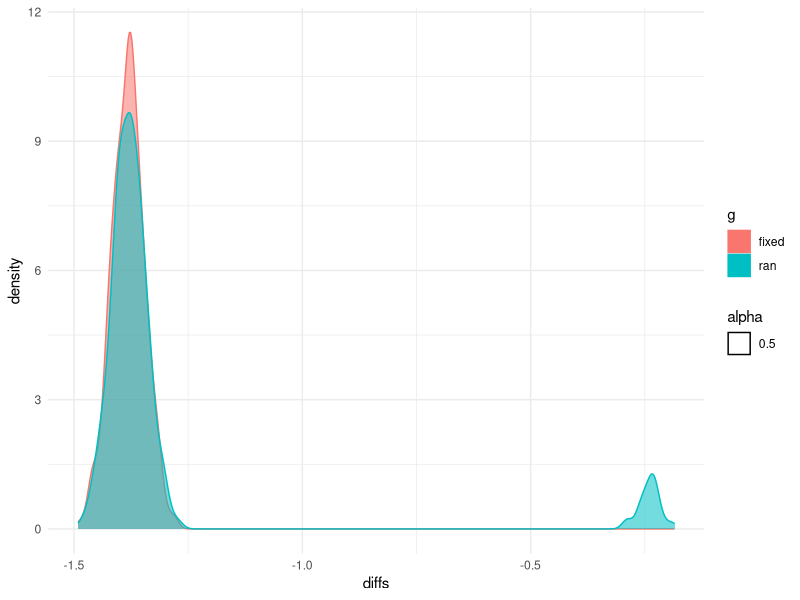

The R source for this figure:
## ---- chunk 1
knitr::opts_chunk$set(echo = F)
library(mvtnorm)
library(tidyverse)
library(knitr)
## ---- chunk 2
### simulate data 
### 2 covariates, A_0 has a direct effect on one but not the other
### y depends on the last measured treatment and X1

set.seed(3)
n = 1000
u = rnorm(n, mean = 0, sd = 2)
Z1 = rnorm(n)
X1 = rnorm(n)

A1 = rbinom(n, 1, prob = plogis(Z1 + X1)) # higher probability of treatment when X's are >

Z2 = rnorm(n, mean = 0.8 * Z1 + u)
X2 = rnorm(n, mean = 0.7 * X1 - A1 + u) # responds to treatment

A2 = rbinom(n, 1, prob = plogis(Z2 + X2)) # higher probability of treatment when X's are >

Y = rnorm(n, mean = 0.7 * X2 - A2 + u)

dat = data.frame(Z1, Z2, X1, X2, A1, A2, Y)
## ---- chunk 3
# Gibbs sampler for new parameter values
# input: old parameter values (theta, gamma, beta, sigsq), data (design, response)
# output: list of new sampled values for each parameter

sample.new = function(theta.old, gamma.old, beta.old, sigsq.old, design, resp) {
  
  p = ncol(design)
  # sample new theta
  # assumption: U(0,1) prior on theta/ binomial distribution on gamma (beta - binomial)
  
  theta.new = rbeta(1, shape1 = sum(gamma.old) + 1  ,shape2 = p - sum(gamma.old) + 1)

  # sample new gamma 
  # assumption: independent elements, fixed nu_0, nu_1

  pg = rep(0,p) # hold the gamma probabilities
  
  for(pred in 1:p) {
    a = (theta.new * dnorm(beta.old[pred],mean = 0, sd = nu_1))
    b = (1-theta.new) * dnorm(beta.old[pred],mean = 0, sd = nu_0)
    pg[pred] = a/(a+b)
  }
  
  gamma.new = rbinom(p, 1, prob = pg) # now, sample based on posterior probabilities
  
  # sample new beta
  # assume scale mixture prior and normal likelihood for response with sigma = sigma^2 * I
  M = (t(design) %*% design)*sigsq.old^-1 + diag(ifelse(gamma.new == 1, 1/nu_1, 1/nu_0)) 
  Minv = solve(M)
  meanvec = sigsq.old^-1 * Minv %*% t(design) %*% resp
  beta.new = rmvnorm(1, mean = meanvec, sigma = Minv)
  
  # sample new sigsq
  # assumptions: IG(.5, .5) prior on sigsq
  ss = sum ( (resp - design %*% array(beta.new, dim=p) )^2 )
  n = length(resp)
  sigsq.new = rgamma(1, (n+1)/2, (ss+1)/2)
  
  
  return(list(theta.new=theta.new, 
              gamma.new=gamma.new, 
              beta.new=beta.new,
              sigsq.new=sigsq.new))
  
  
}
## ---- chunk 4

set.seed(2)
nIter = 1000

nu_1 = 5
nu_0 = 0.3

p = 2 # covariate model design matrix dimension
pY = 4 # outcome model design matrix dimension

# array of parameters for each intermediate variable
# theta (1)/ gamma (p)/ beta (p)/ sigsq (1)

params = array(.1, dim = c(2, nIter, 2 * p + 2)) # intermediate variables
paramsY = array(.1, dim = c(nIter, 2 * pY + 2))


for(it in 2:nIter) {
  # sample theta
  
  
  
  ############## sample X's #####################
  new.params = sample.new(theta.old = params[1, it-1, 1],
                          gamma.old = params[1, it-1, 2:(p+1)],
                          beta.old = params[1, it-1, (p+2):(2*p+1)],
                          sigsq.old = params[1, it-1, 2*p+2],
                          design = cbind(X1, A1),
                          resp = X2)
  
  params[1, it, 1] = new.params$theta.new
  params[1, it, 2:(p+1)] = new.params$gamma.new
  params[1, it, (p+2):(2*p+1)] = new.params$beta.new
  params[1, it, 2*p+2] = new.params$sigsq.new
  
  ############## sample Z's #####################
  new.params = sample.new(theta.old = params[2, it-1, 1],
                        gamma.old = params[2, it-1, 2:(p+1)],
                        beta.old = params[2, it-1, (p+2):(2*p+1)],
                        sigsq.old = params[2, it-1, 2*p+2],
                        design = cbind(Z1, A1),
                        resp = Z2)
  
  params[2, it, 1] = new.params$theta.new
  params[2, it, 2:(p+1)] = new.params$gamma.new
  params[2, it, (p+2):(2*p+1)] = new.params$beta.new
  params[2, it, 2*p+2] = new.params$sigsq.new
  
  ############## sample Y's #######################
  pY = 4
  new.params = sample.new(theta.old = paramsY[it-1, 1],
                      gamma.old = paramsY[it-1, 2:(pY+1)],
                      beta.old = paramsY[it-1, (pY+2):(2*pY+1)],
                      sigsq.old = paramsY[it-1, 2*pY+2],
                      design = cbind(X2, Z2, A1, A2),
                      resp = Y)
  
  paramsY[it, 1] = new.params$theta.new
  paramsY[it, 2:(pY+1)] = new.params$gamma.new
  paramsY[it, (pY+2):(2*pY+1)] = new.params$beta.new
  paramsY[it, 2*pY+2] = new.params$sigsq.new
  
}

## ---- chunk 5
edges = data.frame(cbind(params[1,,2:3], params[2,,2:3], paramsY[,2:5]))
names(edges) = c("X1.X2", "A1.X2", "Z1.Z2", "A1.Z2", "X2.Y", "Z2.Y", "A1.Y", "A2.Y")
edges = edges[(10:nIter),]

a =edges %>% group_by(X1.X2, A1.X2, Z1.Z2, A1.Z2, X2.Y, Z2.Y, A1.Y, A2.Y) %>% 
  summarise(n=n(), .groups = 'drop') %>%
  arrange(desc(n)) %>% ungroup() #%>% mutate(prob = round(n/sum(n), 2))  %>% select(!n)

a$prob = round(a$n/(nrow(edges)), 2)

kable(a[1:10, -9])

#, A1-X2, Z1-Z2, A1-Z2, X2-Y, Z2-Y, A1-Y, A2-Y
#library(rstanarm)
#ymod = stan_glm(Y ~ A2 + X2, family = gaussian(), data = dat)
#yparams = as.matrix(ymod)

## ---- chunk 6
# completed dataset for each set of parameters
# RANDOM G
# augmented data set


dat$y11 = NA
dat$y00 = NA
dat$t1 = ifelse(dat$A1 == 1 & dat$A2 == 1, 1, 0)
dat$t0 = ifelse(dat$A1 == 0 & dat$A2 == 0, 1, 0)

# first, let's do this with the correct G
row = 100
ndraws = 500

diffs = array(0, dim = ndraws)

for(draw in 1:ndraws) {
  
  if ( params[1, row + draw, 3] == 1 ) { # if there is an edge from treatment to covariate, impute
  
    mx1 = cbind(dat$X1, 1) %*% params[1, row + draw, c(4,5)]  # XB (treated at time 1)
    X2draw1 = rnorm(n, mean = mx1, sd = params[1, row + draw, 6]) # fixed treatment to 1
    X2draw1 = ifelse(dat$A1 == 1, dat$X2, X2draw1)
    
    
    mx0 = cbind(dat$X1, 0) %*% params[1, row + draw, c(4,5)]  # XB (treated at time 1)
    X2draw0 = rnorm(n, mean = mx0, sd = params[1, row + draw, 6]) # fixed treatment to 1
    X2draw0 = ifelse(dat$A1 == 0, dat$X2, X2draw0)

  
  } else { 
    
    X2draw1 = dat$X2
    X2draw0 = dat$X2
    
  }
  
  if ( params[2, row + draw, 3] == 1 ) { # if there is an edge from treatment to covariate, impute
  
    mz1 = cbind(dat$Z1, 1) %*% params[2, row + draw, c(4,5)]  # XB (treated at time 1)
    Z2draw1 = rnorm(n, mean = mz1, sd = params[2, row + draw, 6]) # fixed treatment to 1
    Z2draw1 = ifelse(dat$A1 == 1, dat$Z2, Z2draw1)
    
    
    mz0 = cbind(dat$Z1, 0) %*% params[1, row + draw, c(4,5)]  # XB (treated at time 1)
    Z2draw0 = rnorm(n, mean = mz0, sd = params[1, row + draw, 6]) # fixed treatment to 1
    Z2draw0 = ifelse(dat$A1 == 0, dat$Z2, Z2draw0)

  
  } else { 
    
    Z2draw1 = dat$Z2
    Z2draw0 = dat$Z2
    
    }

  
  
  
  
  my1 = cbind(X2draw1, Z2draw1, 1, 1) %*% paramsY[(row+draw),c(6:9)] # always treated
  Ydraw1 = rnorm(n, mean = my1, sd = paramsY[(row+draw), 10])
  
  my0 = cbind(X2draw0, Z2draw0, 1, 1) %*% paramsY[(row+draw),c(6:9)] # always treated
  Ydraw0 = rnorm(n, mean = my0, sd = paramsY[(row+draw), 10])

  
  dat$y11 = ifelse(dat$t1 == 1, dat$Y, Ydraw1)
  dat$y00 = ifelse(dat$t0 == 1, dat$Y, Ydraw0)
  
  diffs[draw] = sum(dat$y11 - dat$y00)/n
  
  
}

#hist(diffs)
d.random = data.frame(diffs = diffs, g = "ran" )

## ---- chunk 7

# augmented dataset
dat$y11 = NA
dat$y00 = NA
dat$t1 = ifelse(dat$A1 == 1 & dat$A2 == 1, 1, 0)
dat$t0 = ifelse(dat$A1 == 0 & dat$A2 == 0, 1, 0)

# first, let's do this with the correct G
row = 100
ndraws = 500

diffs = array(0, dim = ndraws)


for(draw in 1:ndraws) {
  
  if ( TRUE ) { # if there is an edge from treatment to covariate, impute/params[1, row + draw, 3] == 1
  
    mx1 = cbind(dat$X1, 1) %*% params[1, row + draw, c(4,5)]  # XB (treated at time 1)
    X2draw1 = rnorm(n, mean = mx1, sd = params[1, row + draw, 6]) # fixed treatment to 1
    
    mx0 = cbind(dat$X1, 0) %*% params[1, row + draw, c(4,5)]  # XB (treated at time 1)
    X2draw0 = rnorm(n, mean = mx0, sd = params[1, row + draw, 6]) # fixed treatment to 1

  } else { X2draw = dat$X2 }
  
  X2draw1 = ifelse(dat$A1 == 1, dat$X2, X2draw1)
  X2draw0 = ifelse(dat$A1 == 0, dat$X2, X2draw0)
  
  my1 = cbind(X2draw1, dat$Z2, 1, 1) %*% paramsY[(row+draw),c(6:9)] # always treated
  Ydraw1 = rnorm(n, mean = my1, sd = paramsY[(row+draw), 10])
  
  my0 = cbind(X2draw0, dat$Z2, 1, 1) %*% paramsY[(row+draw),c(6:9)] # always treated
  Ydraw0 = rnorm(n, mean = my0, sd = paramsY[(row+draw), 10])

  
  dat$y11 = ifelse(dat$t1 == 1, dat$Y, Ydraw1)
  dat$y00 = ifelse(dat$t0 == 1, dat$Y, Ydraw0)
  
  diffs[draw] = sum(dat$y11 - dat$y00)/n
  
  
}


#hist(diffs)

d.fixed = data.frame(diffs, g = "fixed")
d.ran2 = rbind(d.random, d.fixed)

ggplot(d.ran2, aes(x = diffs, fill = g)) + geom_density(aes(color = g, alpha = 0.5)) + theme_minimal()
